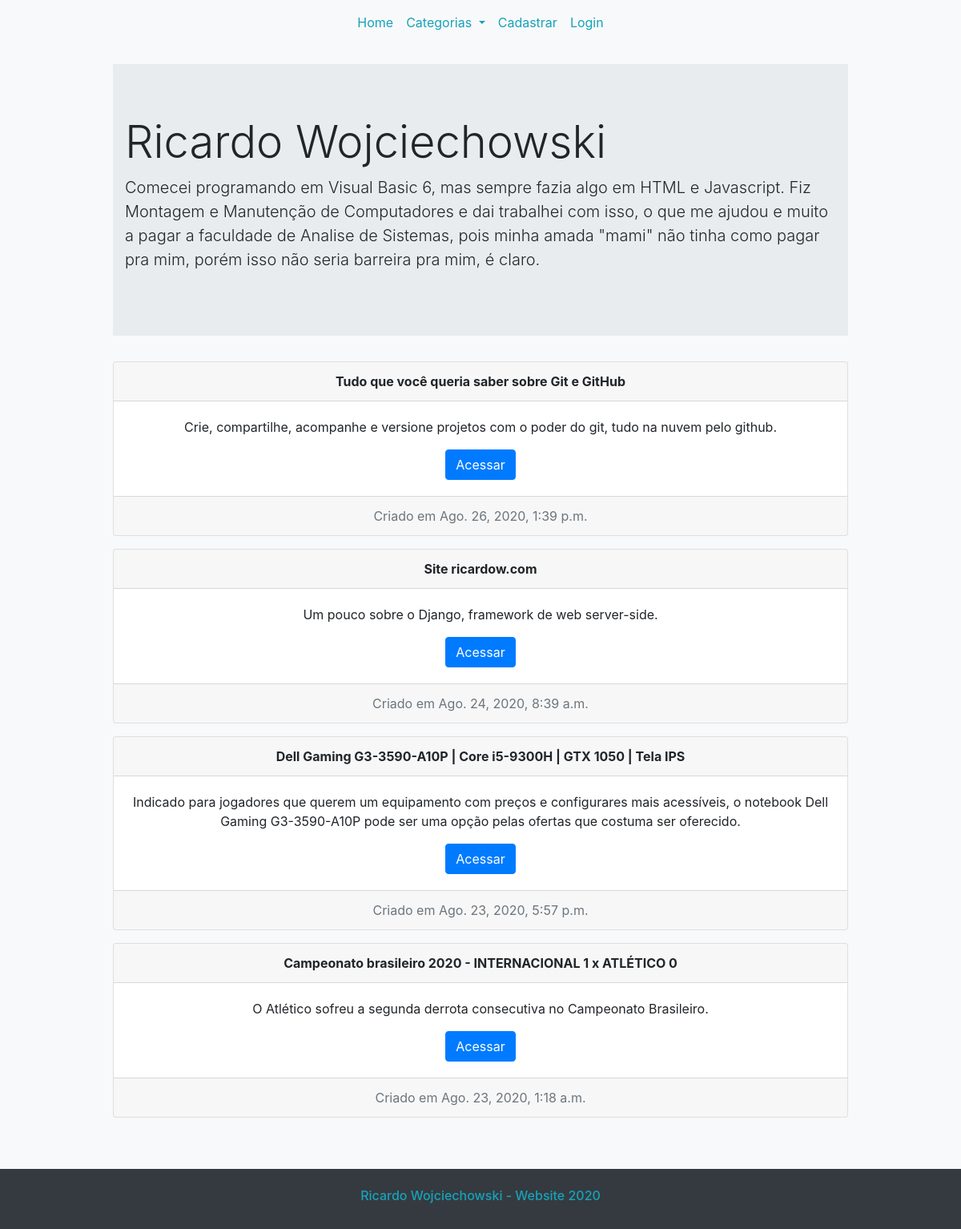
The page / on the database its author committed.
### blog/models.py (models this page shows, shortened)
class Post(models.Model):
    title = models.CharField(max_length=255)
    header_image = models.ImageField(null=True,
                                     blank=True,
                                     upload_to="images/")
    author = models.ForeignKey(User, on_delete=models.CASCADE)
    body = RichTextField(blank=True, null=True)
    post_date = models.DateTimeField(auto_now_add=True)
    category = models.CharField(max_length=255, default='sem categoria')
    snippet = models.CharField(max_length=255, default='Resumo do post')
    likes = models.ManyToManyField(User, related_name='blog_posts')

### blog/views.py (the view)
# urls.py: path('', HomeView.as_view(), name="home"),
class HomeView(ListView):
    model = Post
    template_name = 'home.html'
    ordering = ['-post_date']
    def get_context_data(self, *args, **kwargs):
        categories_menu = Category.objects.all()
        context = super(HomeView, self).get_context_data(*args, **kwargs)
        context["categories_menu"] = categories_menu
        return context

### blog/models.py (called while the page is built)
    def __str__(self):
        return self.name

### templates/home.html
{% extends 'base.html' %} {% block content %}
<div class="mx-auto" style="width: 80%">
  <div class="row">
    <div class="jumbotron jumbotron-fluid" style="width: 100%">
      <div class="container">
        <h1 class="display-4">Ricardo Wojciechowski</h1>
        <p class="lead">
          Comecei programando em Visual Basic 6, mas sempre fazia algo em HTML e Javascript. Fiz Montagem e Manutenção de Computadores e dai trabalhei com isso, o que me ajudou e muito a pagar a faculdade de Analise de Sistemas, pois minha amada "mami" não tinha como pagar pra mim, porém isso não seria barreira pra mim, é claro.
      </div>
    </div>
    {% for post in object_list %}
      <div class="card text-center mb-3"style="width: 100%">
        <div class="card-header" style="font-weight: bolder">
          {{ post.title }}
        </div>
        <div class="card-body">
          <p class="card-text">{{ post.snippet | safe }}</p>
          <a href="{% url 'article-detail' post.pk %}" class="btn btn-primary">Acessar</a>
        </div>
        <div class="card-footer text-muted">
          Criado em {{ post.post_date }}
        </div>
      </div>
    {% endfor %}
  </div>
</div>
{% endblock %}

### rows shown on the page
Post: title "Tudo que você queria saber sobre Git e GitHub", snippet "Crie, compartilhe, acompanhe e versione projetos com o poder do git, tudo na nuvem pelo github.", post_date "Ago. 26, 2020, 1:39 p.m."
Post: title "Site ricardow.com", snippet "Um pouco sobre o Django, framework de web server-side.", post_date "Ago. 24, 2020, 8:39 a.m."
Post: title "Dell Gaming G3-3590-A10P | Core i5-9300H | GTX 1050 | Tela IPS", snippet "Indicado para jogadores que querem um equipamento com preços e configurares mais acessíveis, o notebook Dell Gaming G3-3590-A10P pode ser uma opção pelas ofertas que costuma ser oferecido.", post_date "Ago. 23, 2020, 5:57 p.m."
Post: title "Campeonato brasileiro 2020 - INTERNACIONAL 1 x ATLÉTICO 0", snippet "O Atlético sofreu a segunda derrota consecutiva no Campeonato Brasileiro.", post_date "Ago. 23, 2020, 1:18 a.m."
